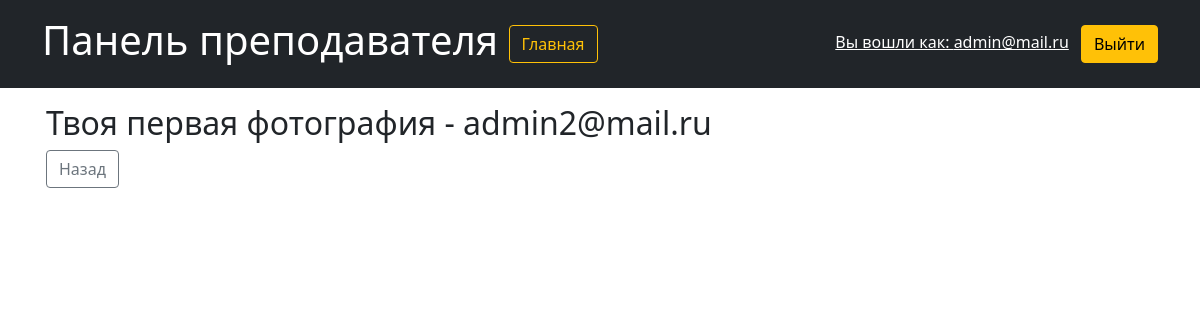
The page /teacher_panel/check_task/2/2 (signed in) on the database its author committed.
### users/models.py (models this page shows, shortened)
class User(AbstractUser):
    username = models.CharField(max_length=150, verbose_name='Логин')
    email = models.EmailField(unique=True, blank=True, verbose_name='Электронный адрес')
    patronymic = models.CharField("Отчество", max_length=150)
    first_name = models.CharField("Имя", max_length=150)
    last_name = models.CharField("Фамилия", max_length=150)
    REQUIRED_FIELDS = []
    USERNAME_FIELD = 'email'
    objects = NoUsernameUserManager()

### stud_process/models.py (models this page shows)
class TaskSolutions(models.Model):
    user = models.ForeignKey(User, on_delete=models.CASCADE, verbose_name='Пользователь')
    task = models.ForeignKey(Task, on_delete=models.CASCADE, verbose_name='Задание')
    text = models.TextField(max_length=1000, verbose_name='Ответ')
    file = models.FileField(blank=True, verbose_name='Файл')
    comment = models.TextField(blank=True, verbose_name='Комментарий')
    is_rejected = models.BooleanField(default=False, verbose_name='Отметить отклоненным')
    is_true = models.BooleanField(default=False, verbose_name='Отметить завершенным')

### content/models.py (models this page shows)
class Lesson(models.Model):
    name = models.CharField(max_length=100, verbose_name='Наименование')
    description = models.TextField(max_length=1000, blank=True, verbose_name='Описание')
    module_id = models.ForeignKey(Module, on_delete=models.CASCADE)
    created = models.DateField(auto_now_add=True)
    stop_lesson = models.BooleanField(default=False)
    tab_index = models.IntegerField(default=0)
    content_type = models.CharField(max_length=2, choices=[('ts', 'test'), ('lc', 'lecture'), ('vd', 'video'), ('tk', 'task')])
    is_draft = models.BooleanField(default=False, verbose_name='Отметить как черновик')
    class Meta:
        abstract = True

class Task(Lesson):
    text = models.TextField()
    response_is_file = models.BooleanField(default=False)

### teacher_panel/views.py (the view)
def check_task_solution_list(request, course_id, task_id):
    message = None
    course = Course.objects.get(pk=course_id)
    task = Task.objects.get(pk=task_id)
    task_solutions = TaskSolutions.objects.filter(is_true=False)
    if not task_solutions:
        message = 'Не проверенных заданий у данного урока нет'
    print(task_solutions)
    return render(request, 'teacher_panel/ct_list_solutions.html', {'course': course, 'task': task, 'solutions': task_solutions, 'message': message})

### teacher_panel/templates/teacher_panel/ct_list_solutions.html (shortened to what this page needs)
{% extends 'teacher_panel/base_teacher_panel.html' %}
{% block content %}
{% for solution in solutions %}
    <a href="{% url 'teacher_panel:check_task_solution_details' course.id  task.id solution.id %}" class="text-decoration-none text-reset"><h2>{{ solution.task.name }} - {{ solution.user.email }}</h2></a>
{% endfor %}
    <a href="{% url 'teacher_panel:check_task_list_tasks' course.id %}"><button class="btn btn-outline-secondary">Назад</button></a>
{% endblock %}

### teacher_panel/templates/teacher_panel/base_teacher_panel.html (shortened to what this page needs)
<head>
    {% load static %}
    <link href="/static/bootstrap/css/bootstrap.css" rel="stylesheet">
</head>
<body>
<header class="p-3 bg-dark text-white">
    <div class="container">
      <div class="d-flex flex-wrap align-items-center justify-content-center justify-content-lg-start position-relative">
          <div>
              <h1>Панель преподавателя <a href="{% url 'home' %}" class="btn btn-outline-warning">Главная</a></h1>
          </div>
        {% if user.is_authenticated %}
          <div class="text-end d-flex flex-wrap align-items-center justify-content-center justify-content-lg-start form position-absolute top-50 end-0 translate-middle-y">
            <form action="{% url 'users:logoutuser' %}" method="POST" style="margin: 0;">
                <a href="{% url 'user_profile' %}" class="link px-2 text-white">Вы вошли как: {{ user.email }}</a>
                <button type="submit" class="btn btn-warning">Выйти</button>
            </form>
          </div>
        {% else %}
            <div class="text-end">
                <a href="{% url 'users:loginuser' %}"> <button type="button" class="btn btn-outline-light me-2">Войти</button> </a>
                <a href="{% url 'users:signupuser' %}" class="btn btn-warning"> Зарегистрироваться</a>
            </div>
        {% endif %}
      </div>
    </div>
  </header>
<div class="container p-3">{% block content %}{% endblock %}</div>
</body>

### teacher_panel/templates/teacher_panel/base_teacher_panel.html (style rules this page uses)
a { text-decoration: none; }

### rows shown on the page
User: email "admin@mail.ru"
TaskSolutions: task.name "Твоя первая фотография", user.email "admin2@mail.ru"
